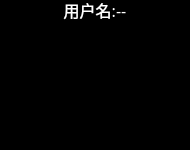
<?xml version="1.0" encoding="UTF-8"?>
<ui version="4.0">
 <class>VideoItem</class>
 <widget class="QWidget" name="VideoItem">
  <property name="geometry">
   <rect>
    <x>0</x>
    <y>0</y>
    <width>190</width>
    <height>150</height>
   </rect>
  </property>
  <property name="minimumSize">
   <size>
    <width>190</width>
    <height>150</height>
   </size>
  </property>
  <property name="windowTitle">
   <string>Form</string>
  </property>
  <property name="styleSheet">
   <string notr="true">background-color: rgb(0, 0, 0);
color: rgb(255, 255, 255);</string>
  </property>
  <layout class="QVBoxLayout" name="verticalLayout">
   <property name="spacing">
    <number>0</number>
   </property>
   <property name="leftMargin">
    <number>0</number>
   </property>
   <property name="topMargin">
    <number>0</number>
   </property>
   <property name="rightMargin">
    <number>0</number>
   </property>
   <property name="bottomMargin">
    <number>0</number>
   </property>
   <item>
    <widget class="QLabel" name="lb_name">
     <property name="minimumSize">
      <size>
       <width>0</width>
       <height>20</height>
      </size>
     </property>
     <property name="maximumSize">
      <size>
       <width>16777215</width>
       <height>20</height>
      </size>
     </property>
     <property name="font">
      <font>
       <family>黑体</family>
       <pointsize>12</pointsize>
      </font>
     </property>
     <property name="styleSheet">
      <string notr="true">
</string>
     </property>
     <property name="text">
      <string>用户名:--</string>
     </property>
     <property name="alignment">
      <set>Qt::AlignCenter</set>
     </property>
    </widget>
   </item>
   <item>
    <spacer name="verticalSpacer">
     <property name="orientation">
      <enum>Qt::Vertical</enum>
     </property>
     <property name="sizeHint" stdset="0">
      <size>
       <width>20</width>
       <height>127</height>
      </size>
     </property>
    </spacer>
   </item>
  </layout>
 </widget>
 <resources/>
 <connections/>
</ui>
